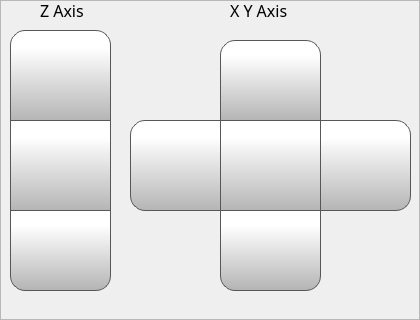
          <widget class="QFrame" name="jogFrame">
           <property name="minimumSize">
            <size>
             <width>0</width>
             <height>320</height>
            </size>
           </property>
           <property name="maximumSize">
            <size>
             <width>16777215</width>
             <height>200</height>
            </size>
           </property>
           <property name="font">
            <font>
             <pointsize>12</pointsize>
            </font>
           </property>
           <property name="frameShape">
            <enum>QFrame::StyledPanel</enum>
           </property>
           <property name="frameShadow">
            <enum>QFrame::Raised</enum>
           </property>
           <widget class="QPushButton" name="moveZPButton_4">
            <property name="geometry">
             <rect>
              <x>10</x>
              <y>210</y>
              <width>101</width>
              <height>81</height>
             </rect>
            </property>
            <property name="minimumSize">
             <size>
              <width>0</width>
              <height>0</height>
             </size>
            </property>
            <property name="maximumSize">
             <size>
              <width>101</width>
              <height>91</height>
             </size>
            </property>
            <property name="font">
             <font>
              <family>MS Shell Dlg 2</family>
              <pointsize>12</pointsize>
             </font>
            </property>
            <property name="styleSheet">
             <string notr="true">QPushButton {
     border: 1px solid rgb(87, 87, 87);

	background-color: qlineargradient(spread:pad, x1:0, y1:1, x2:0, y2:0.188, stop:0 rgba(180, 180, 180, 255), stop:1 rgba(255, 255, 255, 255));
	border-bottom-left-radius: 15px;
	border-bottom-right-radius: 15px;
}

QPushButton:pressed {
    background-color: qlineargradient(x1: 0, y1: 0, x2: 0, y2: 1,
                                      stop: 0 #dadbde, stop: 1 #f6f7fa);
}

QPushButton:flat {
    border: none; /* no border for a flat push button */
}

QPushButton:default {
    border-color: navy; /* make the default button prominent */
}

QPushButton:focus {
	outline: none;
}</string>
            </property>
            <property name="text">
             <string/>
            </property>
            <property name="icon">
             <iconset resource="../../resources/resource.qrc">
              <normaloff>:/Navigation/img/Navigation/arrows-5.png</normaloff>:/Navigation/img/Navigation/arrows-5.png</iconset>
            </property>
            <property name="iconSize">
             <size>
              <width>40</width>
              <height>40</height>
             </size>
            </property>
            <property name="checkable">
             <bool>false</bool>
            </property>
            <property name="autoDefault">
             <bool>false</bool>
            </property>
            <property name="default">
             <bool>false</bool>
            </property>
            <property name="flat">
             <bool>false</bool>
            </property>
           </widget>
           <widget class="QPushButton" name="homeZButton_4">
            <property name="geometry">
             <rect>
              <x>10</x>
              <y>120</y>
              <width>101</width>
              <height>91</height>
             </rect>
            </property>
            <property name="minimumSize">
             <size>
              <width>0</width>
              <height>0</height>
             </size>
            </property>
            <property name="maximumSize">
             <size>
              <width>101</width>
              <height>91</height>
             </size>
            </property>
            <property name="font">
             <font>
              <family>MS Shell Dlg 2</family>
              <pointsize>12</pointsize>
             </font>
            </property>
            <property name="styleSheet">
             <string notr="true">QPushButton {
     border: 1px solid rgb(87, 87, 87);

	background-color: qlineargradient(spread:pad, x1:0, y1:1, x2:0, y2:0.188, stop:0 rgba(180, 180, 180, 255), stop:1 rgba(255, 255, 255, 255));
}

QPushButton:pressed {
    background-color: qlineargradient(x1: 0, y1: 0, x2: 0, y2: 1,
                                      stop: 0 #dadbde, stop: 1 #f6f7fa);
}

QPushButton:flat {
    border: none; /* no border for a flat push button */
}

QPushButton:default {
    border-color: navy; /* make the default button prominent */
}

QPushButton:focus {
	outline: none;
}</string>
            </property>
            <property name="text">
             <string/>
            </property>
            <property name="icon">
             <iconset resource="../../resources/resource.qrc">
              <normaloff>:/Icons/img/icons/home-icon-silhouette.png</normaloff>:/Icons/img/icons/home-icon-silhouette.png</iconset>
            </property>
            <property name="iconSize">
             <size>
              <width>40</width>
              <height>40</height>
             </size>
            </property>
            <property name="checkable">
             <bool>false</bool>
            </property>
            <property name="autoDefault">
             <bool>false</bool>
            </property>
            <property name="default">
             <bool>false</bool>
            </property>
            <property name="flat">
             <bool>false</bool>
            </property>
           </widget>
           <widget class="QPushButton" name="moveZMPiButton">
            <property name="geometry">
             <rect>
              <x>10</x>
              <y>30</y>
              <width>101</width>
              <height>91</height>
             </rect>
            </property>
            <property name="minimumSize">
             <size>
              <width>0</width>
              <height>0</height>
             </size>
            </property>
            <property name="maximumSize">
             <size>
              <width>101</width>
              <height>91</height>
             </size>
            </property>
            <property name="font">
             <font>
              <family>MS Shell Dlg 2</family>
              <pointsize>12</pointsize>
             </font>
            </property>
            <property name="styleSheet">
             <string notr="true">QPushButton {
     border: 1px solid rgb(87, 87, 87);

	background-color: qlineargradient(spread:pad, x1:0, y1:1, x2:0, y2:0.188, stop:0 rgba(180, 180, 180, 255), stop:1 rgba(255, 255, 255, 255));
	border-top-left-radius: 15px;
	border-top-right-radius: 15px;
}

QPushButton:pressed {
    background-color: qlineargradient(x1: 0, y1: 0, x2: 0, y2: 1,
                                      stop: 0 #dadbde, stop: 1 #f6f7fa);
}

QPushButton:flat {
    border: none; /* no border for a flat push button */
}

QPushButton:default {
    border-color: navy; /* make the default button prominent */
}

QPushButton:focus {
	outline: none;
}</string>
            </property>
            <property name="text">
             <string/>
            </property>
            <property name="icon">
             <iconset resource="../../resources/resource.qrc">
              <normaloff>:/Navigation/img/Navigation/arrows.png</normaloff>:/Navigation/img/Navigation/arrows.png</iconset>
            </property>
            <property name="iconSize">
             <size>
              <width>40</width>
              <height>40</height>
             </size>
            </property>
            <property name="checkable">
             <bool>false</bool>
            </property>
            <property name="autoDefault">
             <bool>false</bool>
            </property>
            <property name="default">
             <bool>false</bool>
            </property>
            <property name="flat">
             <bool>false</bool>
            </property>
           </widget>
           <widget class="QLabel" name="fileInfoLabel_9">
            <property name="geometry">
             <rect>
              <x>40</x>
              <y>0</y>
              <width>58</width>
              <height>20</height>
             </rect>
            </property>
            <property name="maximumSize">
             <size>
              <width>16777215</width>
              <height>20</height>
             </size>
            </property>
            <property name="font">
             <font>
              <family>Gotham</family>
              <pointsize>12</pointsize>
              <weight>50</weight>
              <bold>false</bold>
             </font>
            </property>
            <property name="styleSheet">
             <string notr="true"/>
            </property>
            <property name="text">
             <string>Z Axis</string>
            </property>
           </widget>
           <widget class="QPushButton" name="moveXMButton_4">
            <property name="geometry">
             <rect>
              <x>220</x>
              <y>40</y>
              <width>101</width>
              <height>81</height>
             </rect>
            </property>
            <property name="minimumSize">
             <size>
              <width>0</width>
              <height>0</height>
             </size>
            </property>
            <property name="maximumSize">
             <size>
              <width>101</width>
              <height>91</height>
             </size>
            </property>
            <property name="font">
             <font>
              <family>MS Shell Dlg 2</family>
              <pointsize>12</pointsize>
             </font>
            </property>
            <property name="styleSheet">
             <string notr="true">QPushButton {
     border: 1px solid rgb(87, 87, 87);

	background-color: qlineargradient(spread:pad, x1:0, y1:1, x2:0, y2:0.188, stop:0 rgba(180, 180, 180, 255), stop:1 rgba(255, 255, 255, 255));
	border-top-left-radius: 15px;
	border-top-right-radius: 15px;
}

QPushButton:pressed {
    background-color: qlineargradient(x1: 0, y1: 0, x2: 0, y2: 1,
                                      stop: 0 #dadbde, stop: 1 #f6f7fa);
}

QPushButton:flat {
    border: none; /* no border for a flat push button */
}

QPushButton:default {
    border-color: navy; /* make the default button prominent */
}

QPushButton:focus {
	outline: none;
}</string>
            </property>
            <property name="text">
             <string/>
            </property>
            <property name="icon">
             <iconset resource="../../resources/resource.qrc">
              <normaloff>:/Navigation/img/Navigation/arrows.png</normaloff>:/Navigation/img/Navigation/arrows.png</iconset>
            </property>
            <property name="iconSize">
             <size>
              <width>40</width>
              <height>40</height>
             </size>
            </property>
            <property name="checkable">
             <bool>false</bool>
            </property>
            <property name="autoDefault">
             <bool>false</bool>
            </property>
            <property name="default">
             <bool>false</bool>
            </property>
            <property name="flat">
             <bool>false</bool>
            </property>
           </widget>
           <widget class="QPushButton" name="moveXPButton_4">
            <property name="geometry">
             <rect>
              <x>220</x>
              <y>210</y>
              <width>101</width>
              <height>81</height>
             </rect>
            </property>
            <property name="minimumSize">
             <size>
              <width>0</width>
              <height>0</height>
             </size>
            </property>
            <property name="maximumSize">
             <size>
              <width>101</width>
              <height>91</height>
             </size>
            </property>
            <property name="font">
             <font>
              <family>MS Shell Dlg 2</family>
              <pointsize>12</pointsize>
             </font>
            </property>
            <property name="styleSheet">
             <string notr="true">QPushButton {
     border: 1px solid rgb(87, 87, 87);

	background-color: qlineargradient(spread:pad, x1:0, y1:1, x2:0, y2:0.188, stop:0 rgba(180, 180, 180, 255), stop:1 rgba(255, 255, 255, 255));
	border-bottom-left-radius: 15px;
	border-bottom-right-radius: 15px;
}

QPushButton:pressed {
    background-color: qlineargradient(x1: 0, y1: 0, x2: 0, y2: 1,
                                      stop: 0 #dadbde, stop: 1 #f6f7fa);
}

QPushButton:flat {
    border: none; /* no border for a flat push button */
}

QPushButton:default {
    border-color: navy; /* make the default button prominent */
}

QPushButton:focus {
	outline: none;
}</string>
            </property>
            <property name="text">
             <string/>
            </property>
            <property name="icon">
             <iconset resource="../../resources/resource.qrc">
              <normaloff>:/Navigation/img/Navigation/arrows-5.png</normaloff>:/Navigation/img/Navigation/arrows-5.png</iconset>
            </property>
            <property name="iconSize">
             <size>
              <width>40</width>
              <height>40</height>
             </size>
            </property>
            <property name="checkable">
             <bool>false</bool>
            </property>
            <property name="autoDefault">
             <bool>false</bool>
            </property>
            <property name="default">
             <bool>false</bool>
            </property>
            <property name="flat">
             <bool>false</bool>
            </property>
           </widget>
           <widget class="QPushButton" name="homeXYButton_4">
            <property name="geometry">
             <rect>
              <x>220</x>
              <y>120</y>
              <width>101</width>
              <height>91</height>
             </rect>
            </property>
            <property name="minimumSize">
             <size>
              <width>0</width>
              <height>0</height>
             </size>
            </property>
            <property name="maximumSize">
             <size>
              <width>101</width>
              <height>91</height>
             </size>
            </property>
            <property name="font">
             <font>
              <family>MS Shell Dlg 2</family>
              <pointsize>12</pointsize>
             </font>
            </property>
            <property name="styleSheet">
             <string notr="true">QPushButton {
     border: 1px solid rgb(87, 87, 87);

	background-color: qlineargradient(spread:pad, x1:0, y1:1, x2:0, y2:0.188, stop:0 rgba(180, 180, 180, 255), stop:1 rgba(255, 255, 255, 255));
}

QPushButton:pressed {
    background-color: qlineargradient(x1: 0, y1: 0, x2: 0, y2: 1,
                                      stop: 0 #dadbde, stop: 1 #f6f7fa);
}

QPushButton:flat {
    border: none; /* no border for a flat push button */
}

QPushButton:default {
    border-color: navy; /* make the default button prominent */
}

QPushButton:focus {
	outline: none;
}</string>
            </property>
            <property name="text">
             <string/>
            </property>
            <property name="icon">
             <iconset resource="../../resources/resource.qrc">
              <normaloff>:/Icons/img/icons/home-icon-silhouette.png</normaloff>:/Icons/img/icons/home-icon-silhouette.png</iconset>
            </property>
            <property name="iconSize">
             <size>
              <width>40</width>
              <height>40</height>
             </size>
            </property>
            <property name="checkable">
             <bool>false</bool>
            </property>
            <property name="autoDefault">
             <bool>false</bool>
            </property>
            <property name="default">
             <bool>false</bool>
            </property>
            <property name="flat">
             <bool>false</bool>
            </property>
           </widget>
           <widget class="QLabel" name="feedLabel_4">
            <property name="geometry">
             <rect>
              <x>230</x>
              <y>0</y>
              <width>84</width>
              <height>20</height>
             </rect>
            </property>
            <property name="maximumSize">
             <size>
              <width>16777215</width>
              <height>20</height>
             </size>
            </property>
            <property name="font">
             <font>
              <family>Gotham</family>
              <pointsize>12</pointsize>
              <weight>50</weight>
              <bold>false</bold>
             </font>
            </property>
            <property name="styleSheet">
             <string notr="true"/>
            </property>
            <property name="text">
             <string>X Y Axis </string>
            </property>
           </widget>
           <widget class="QPushButton" name="moveYPButton_4">
            <property name="geometry">
             <rect>
              <x>130</x>
              <y>120</y>
              <width>91</width>
              <height>91</height>
             </rect>
            </property>
            <property name="minimumSize">
             <size>
              <width>0</width>
              <height>0</height>
             </size>
            </property>
            <property name="maximumSize">
             <size>
              <width>101</width>
              <height>91</height>
             </size>
            </property>
            <property name="font">
             <font>
              <family>MS Shell Dlg 2</family>
              <pointsize>12</pointsize>
             </font>
            </property>
            <property name="styleSheet">
             <string notr="true">QPushButton {
     border: 1px solid rgb(87, 87, 87);
     transform: rotate(45deg);
	background-color: qlineargradient(spread:pad, x1:0, y1:1, x2:0, y2:0.188, stop:0 rgba(180, 180, 180, 255), stop:1 rgba(255, 255, 255, 255));
	border-top-left-radius: 15px;
	border-bottom-left-radius: 15px;
}

QPushButton:pressed {
    background-color: qlineargradient(x1: 0, y1: 0, x2: 0, y2: 1,
                                      stop: 0 #dadbde, stop: 1 #f6f7fa);
}

QPushButton:flat {
    border: none; /* no border for a flat push button */
}

QPushButton:default {
    border-color: navy; /* make the default button prominent */
}

QPushButton:focus {
	outline: none;
}</string>
            </property>
            <property name="text">
             <string/>
            </property>
            <property name="icon">
             <iconset resource="../../resources/resource.qrc">
              <normaloff>:/Navigation/img/Navigation/arrows.png</normaloff>:/Navigation/img/Navigation/arrows.png</iconset>
            </property>
            <property name="iconSize">
             <size>
              <width>40</width>
              <height>40</height>
             </size>
            </property>
            <property name="checkable">
             <bool>false</bool>
            </property>
            <property name="autoDefault">
             <bool>false</bool>
            </property>
            <property name="default">
             <bool>false</bool>
            </property>
            <property name="flat">
             <bool>false</bool>
            </property>
           </widget>
           <widget class="QPushButton" name="moveYMButton_4">
            <property name="geometry">
             <rect>
              <x>320</x>
              <y>120</y>
              <width>91</width>
              <height>91</height>
             </rect>
            </property>
            <property name="minimumSize">
             <size>
              <width>0</width>
              <height>0</height>
             </size>
            </property>
            <property name="maximumSize">
             <size>
              <width>101</width>
              <height>91</height>
             </size>
            </property>
            <property name="font">
             <font>
              <family>MS Shell Dlg 2</family>
              <pointsize>12</pointsize>
             </font>
            </property>
            <property name="styleSheet">
             <string notr="true">QPushButton {
     border: 1px solid rgb(87, 87, 87);

	background-color: qlineargradient(spread:pad, x1:0, y1:1, x2:0, y2:0.188, stop:0 rgba(180, 180, 180, 255), stop:1 rgba(255, 255, 255, 255));
	border-bottom-right-radius: 15px;
	border-top-right-radius: 15px;
}

QPushButton:pressed {
    background-color: qlineargradient(x1: 0, y1: 0, x2: 0, y2: 1,
                                      stop: 0 #dadbde, stop: 1 #f6f7fa);
}

QPushButton:flat {
    border: none; /* no border for a flat push button */
}

QPushButton:default {
    border-color: navy; /* make the default button prominent */
}

QPushButton:focus {
	outline: none;
}</string>
            </property>
            <property name="text">
             <string/>
            </property>
            <property name="icon">
             <iconset resource="../../resources/resource.qrc">
              <normaloff>:/Navigation/img/Navigation/arrows-5.png</normaloff>:/Navigation/img/Navigation/arrows-5.png</iconset>
            </property>
            <property name="iconSize">
             <size>
              <width>40</width>
              <height>40</height>
             </size>
            </property>
            <property name="checkable">
             <bool>false</bool>
            </property>
            <property name="autoDefault">
             <bool>false</bool>
            </property>
            <property name="default">
             <bool>false</bool>
            </property>
            <property name="flat">
             <bool>false</bool>
            </property>
           </widget>
          </widget>
